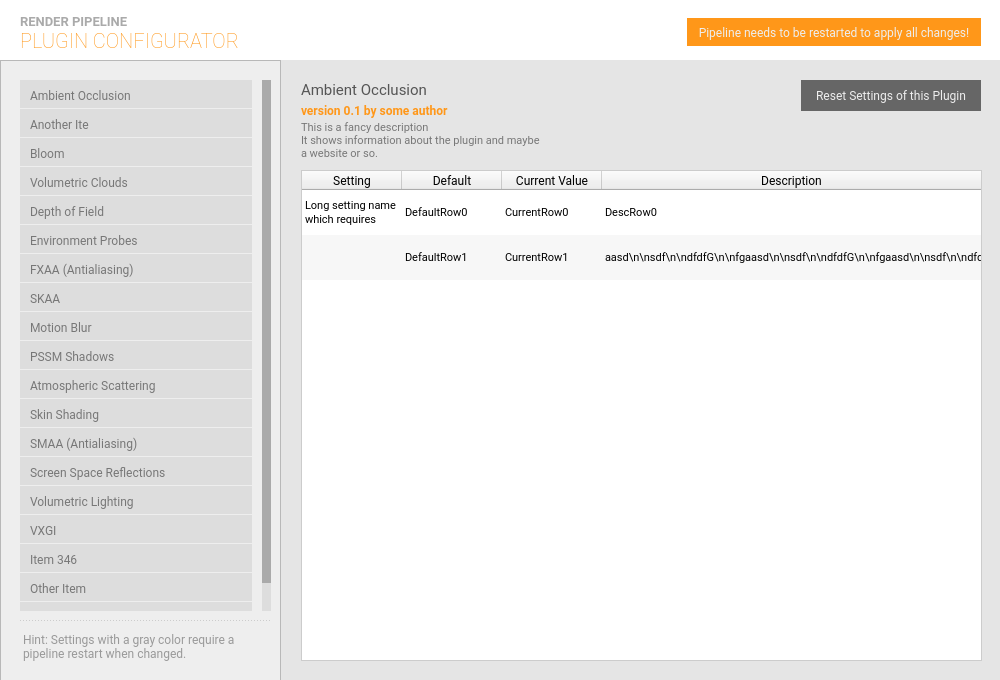
<?xml version="1.0" encoding="UTF-8"?>
<ui version="4.0">
 <class>MainWindow</class>
 <widget class="QMainWindow" name="MainWindow">
  <property name="geometry">
   <rect>
    <x>0</x>
    <y>0</y>
    <width>1000</width>
    <height>680</height>
   </rect>
  </property>
  <property name="sizePolicy">
   <sizepolicy hsizetype="Fixed" vsizetype="Fixed">
    <horstretch>0</horstretch>
    <verstretch>0</verstretch>
   </sizepolicy>
  </property>
  <property name="minimumSize">
   <size>
    <width>1000</width>
    <height>680</height>
   </size>
  </property>
  <property name="maximumSize">
   <size>
    <width>1000</width>
    <height>680</height>
   </size>
  </property>
  <property name="windowTitle">
   <string>Plugin Configurator</string>
  </property>
  <property name="windowIcon">
   <iconset resource="resources.qrc">
    <normaloff>:/icon/res/icon.png</normaloff>:/icon/res/icon.png</iconset>
  </property>
  <property name="styleSheet">
   <string notr="true">QMainWindow { background: #fff;}
*, QLabel { font-family: Roboto; font-weight: 300; }

QScrollBar {
	background: #eee;
}


QScrollBar:vertical {
                        width: 9px;
	margin: 0;
                      }

                      QScrollBar::handle:vertical {
                        min-height: 15px;
						background: #aaa;

                      }


                      QScrollBar::handle:vertical:hover {
                        
						background: #999;

                      }
                      QScrollBar::add-line:vertical {
                      }

                      QScrollBar::sub-line:vertical {
                      }


                      QScrollBar::add-page:vertical {
                        background: #ddd;

                      }
                      QScrollBar::sub-page:vertical {
                        background: #ddd;
					}
</string>
  </property>
  <widget class="QWidget" name="centralwidget">
   <widget class="QListWidget" name="lst_plugins">
    <property name="geometry">
     <rect>
      <x>20</x>
      <y>80</y>
      <width>251</width>
      <height>531</height>
     </rect>
    </property>
    <property name="styleSheet">
     <string notr="true">QListWidget::item {
padding: 8px 7px 5px;
background: #ddd;
outline: 0 !important;
margin-bottom: 1px;
margin-right: 10px;
color: #777;
font-weight: 500;
border: 0;
border-radius: 0;
}

QListWidget::item:hover {
background: #ccc;
}

QListWidget::item:selected {
background: #555;
color: #eee;
}

QListWidget {
padding: 0;
color: #eee;
background: transparent;
/*
background: #222;
padding: 5px 8px;
border: 1px solid #444;
*/
}

* {
outline: 0;
}

</string>
    </property>
    <property name="frameShape">
     <enum>QFrame::NoFrame</enum>
    </property>
    <property name="lineWidth">
     <number>0</number>
    </property>
    <item>
     <property name="text">
      <string>Ambient Occlusion</string>
     </property>
    </item>
    <item>
     <property name="text">
      <string>Another Ite</string>
     </property>
    </item>
    <item>
     <property name="text">
      <string>Bloom</string>
     </property>
    </item>
    <item>
     <property name="text">
      <string>Volumetric Clouds</string>
     </property>
    </item>
    <item>
     <property name="text">
      <string>Depth of Field</string>
     </property>
    </item>
    <item>
     <property name="text">
      <string>Environment Probes</string>
     </property>
    </item>
    <item>
     <property name="text">
      <string>FXAA (Antialiasing)</string>
     </property>
    </item>
    <item>
     <property name="text">
      <string>SKAA</string>
     </property>
    </item>
    <item>
     <property name="text">
      <string>Motion Blur</string>
     </property>
    </item>
    <item>
     <property name="text">
      <string>PSSM Shadows</string>
     </property>
    </item>
    <item>
     <property name="text">
      <string>Atmospheric Scattering</string>
     </property>
    </item>
    <item>
     <property name="text">
      <string>Skin Shading</string>
     </property>
    </item>
    <item>
     <property name="text">
      <string>SMAA (Antialiasing)</string>
     </property>
    </item>
    <item>
     <property name="text">
      <string>Screen Space Reflections</string>
     </property>
    </item>
    <item>
     <property name="text">
      <string>Volumetric Lighting</string>
     </property>
    </item>
    <item>
     <property name="text">
      <string>VXGI</string>
     </property>
    </item>
    <item>
     <property name="text">
      <string>Item 346</string>
     </property>
    </item>
    <item>
     <property name="text">
      <string>Other Item</string>
     </property>
    </item>
    <item>
     <property name="text">
      <string>Other Item to force scrollbars</string>
     </property>
    </item>
   </widget>
   <widget class="QFrame" name="frame_details">
    <property name="geometry">
     <rect>
      <x>281</x>
      <y>60</y>
      <width>721</width>
      <height>621</height>
     </rect>
    </property>
    <property name="palette">
     <palette>
      <active>
       <colorrole role="WindowText">
        <brush brushstyle="SolidPattern">
         <color alpha="255">
          <red>255</red>
          <green>255</green>
          <blue>255</blue>
         </color>
        </brush>
       </colorrole>
       <colorrole role="Button">
        <brush brushstyle="SolidPattern">
         <color alpha="255">
          <red>229</red>
          <green>229</green>
          <blue>229</blue>
         </color>
        </brush>
       </colorrole>
       <colorrole role="Light">
        <brush brushstyle="SolidPattern">
         <color alpha="255">
          <red>63</red>
          <green>63</green>
          <blue>63</blue>
         </color>
        </brush>
       </colorrole>
       <colorrole role="Midlight">
        <brush brushstyle="SolidPattern">
         <color alpha="255">
          <red>52</red>
          <green>52</green>
          <blue>52</blue>
         </color>
        </brush>
       </colorrole>
       <colorrole role="Dark">
        <brush brushstyle="SolidPattern">
         <color alpha="255">
          <red>21</red>
          <green>21</green>
          <blue>21</blue>
         </color>
        </brush>
       </colorrole>
       <colorrole role="Mid">
        <brush brushstyle="SolidPattern">
         <color alpha="255">
          <red>28</red>
          <green>28</green>
          <blue>28</blue>
         </color>
        </brush>
       </colorrole>
       <colorrole role="Text">
        <brush brushstyle="SolidPattern">
         <color alpha="255">
          <red>255</red>
          <green>255</green>
          <blue>255</blue>
         </color>
        </brush>
       </colorrole>
       <colorrole role="BrightText">
        <brush brushstyle="SolidPattern">
         <color alpha="255">
          <red>255</red>
          <green>255</green>
          <blue>255</blue>
         </color>
        </brush>
       </colorrole>
       <colorrole role="ButtonText">
        <brush brushstyle="SolidPattern">
         <color alpha="255">
          <red>255</red>
          <green>255</green>
          <blue>255</blue>
         </color>
        </brush>
       </colorrole>
       <colorrole role="Base">
        <brush brushstyle="SolidPattern">
         <color alpha="255">
          <red>229</red>
          <green>229</green>
          <blue>229</blue>
         </color>
        </brush>
       </colorrole>
       <colorrole role="Window">
        <brush brushstyle="SolidPattern">
         <color alpha="255">
          <red>229</red>
          <green>229</green>
          <blue>229</blue>
         </color>
        </brush>
       </colorrole>
       <colorrole role="Shadow">
        <brush brushstyle="SolidPattern">
         <color alpha="255">
          <red>0</red>
          <green>0</green>
          <blue>0</blue>
         </color>
        </brush>
       </colorrole>
       <colorrole role="AlternateBase">
        <brush brushstyle="SolidPattern">
         <color alpha="255">
          <red>21</red>
          <green>21</green>
          <blue>21</blue>
         </color>
        </brush>
       </colorrole>
       <colorrole role="ToolTipBase">
        <brush brushstyle="SolidPattern">
         <color alpha="255">
          <red>255</red>
          <green>255</green>
          <blue>220</blue>
         </color>
        </brush>
       </colorrole>
       <colorrole role="ToolTipText">
        <brush brushstyle="SolidPattern">
         <color alpha="255">
          <red>0</red>
          <green>0</green>
          <blue>0</blue>
         </color>
        </brush>
       </colorrole>
      </active>
      <inactive>
       <colorrole role="WindowText">
        <brush brushstyle="SolidPattern">
         <color alpha="255">
          <red>255</red>
          <green>255</green>
          <blue>255</blue>
         </color>
        </brush>
       </colorrole>
       <colorrole role="Button">
        <brush brushstyle="SolidPattern">
         <color alpha="255">
          <red>229</red>
          <green>229</green>
          <blue>229</blue>
         </color>
        </brush>
       </colorrole>
       <colorrole role="Light">
        <brush brushstyle="SolidPattern">
         <color alpha="255">
          <red>63</red>
          <green>63</green>
          <blue>63</blue>
         </color>
        </brush>
       </colorrole>
       <colorrole role="Midlight">
        <brush brushstyle="SolidPattern">
         <color alpha="255">
          <red>52</red>
          <green>52</green>
          <blue>52</blue>
         </color>
        </brush>
       </colorrole>
       <colorrole role="Dark">
        <brush brushstyle="SolidPattern">
         <color alpha="255">
          <red>21</red>
          <green>21</green>
          <blue>21</blue>
         </color>
        </brush>
       </colorrole>
       <colorrole role="Mid">
        <brush brushstyle="SolidPattern">
         <color alpha="255">
          <red>28</red>
          <green>28</green>
          <blue>28</blue>
         </color>
        </brush>
       </colorrole>
       <colorrole role="Text">
        <brush brushstyle="SolidPattern">
         <color alpha="255">
          <red>255</red>
          <green>255</green>
          <blue>255</blue>
         </color>
        </brush>
       </colorrole>
       <colorrole role="BrightText">
        <brush brushstyle="SolidPattern">
         <color alpha="255">
          <red>255</red>
          <green>255</green>
          <blue>255</blue>
         </color>
        </brush>
       </colorrole>
       <colorrole role="ButtonText">
        <brush brushstyle="SolidPattern">
         <color alpha="255">
          <red>255</red>
          <green>255</green>
          <blue>255</blue>
         </color>
        </brush>
       </colorrole>
       <colorrole role="Base">
        <brush brushstyle="SolidPattern">
         <color alpha="255">
          <red>229</red>
          <green>229</green>
          <blue>229</blue>
         </color>
        </brush>
       </colorrole>
       <colorrole role="Window">
        <brush brushstyle="SolidPattern">
         <color alpha="255">
          <red>229</red>
          <green>229</green>
          <blue>229</blue>
         </color>
        </brush>
       </colorrole>
       <colorrole role="Shadow">
        <brush brushstyle="SolidPattern">
         <color alpha="255">
          <red>0</red>
          <green>0</green>
          <blue>0</blue>
         </color>
        </brush>
       </colorrole>
       <colorrole role="AlternateBase">
        <brush brushstyle="SolidPattern">
         <color alpha="255">
          <red>21</red>
          <green>21</green>
          <blue>21</blue>
         </color>
        </brush>
       </colorrole>
       <colorrole role="ToolTipBase">
        <brush brushstyle="SolidPattern">
         <color alpha="255">
          <red>255</red>
          <green>255</green>
          <blue>220</blue>
         </color>
        </brush>
       </colorrole>
       <colorrole role="ToolTipText">
        <brush brushstyle="SolidPattern">
         <color alpha="255">
          <red>0</red>
          <green>0</green>
          <blue>0</blue>
         </color>
        </brush>
       </colorrole>
      </inactive>
      <disabled>
       <colorrole role="WindowText">
        <brush brushstyle="SolidPattern">
         <color alpha="255">
          <red>21</red>
          <green>21</green>
          <blue>21</blue>
         </color>
        </brush>
       </colorrole>
       <colorrole role="Button">
        <brush brushstyle="SolidPattern">
         <color alpha="255">
          <red>229</red>
          <green>229</green>
          <blue>229</blue>
         </color>
        </brush>
       </colorrole>
       <colorrole role="Light">
        <brush brushstyle="SolidPattern">
         <color alpha="255">
          <red>63</red>
          <green>63</green>
          <blue>63</blue>
         </color>
        </brush>
       </colorrole>
       <colorrole role="Midlight">
        <brush brushstyle="SolidPattern">
         <color alpha="255">
          <red>52</red>
          <green>52</green>
          <blue>52</blue>
         </color>
        </brush>
       </colorrole>
       <colorrole role="Dark">
        <brush brushstyle="SolidPattern">
         <color alpha="255">
          <red>21</red>
          <green>21</green>
          <blue>21</blue>
         </color>
        </brush>
       </colorrole>
       <colorrole role="Mid">
        <brush brushstyle="SolidPattern">
         <color alpha="255">
          <red>28</red>
          <green>28</green>
          <blue>28</blue>
         </color>
        </brush>
       </colorrole>
       <colorrole role="Text">
        <brush brushstyle="SolidPattern">
         <color alpha="255">
          <red>21</red>
          <green>21</green>
          <blue>21</blue>
         </color>
        </brush>
       </colorrole>
       <colorrole role="BrightText">
        <brush brushstyle="SolidPattern">
         <color alpha="255">
          <red>255</red>
          <green>255</green>
          <blue>255</blue>
         </color>
        </brush>
       </colorrole>
       <colorrole role="ButtonText">
        <brush brushstyle="SolidPattern">
         <color alpha="255">
          <red>21</red>
          <green>21</green>
          <blue>21</blue>
         </color>
        </brush>
       </colorrole>
       <colorrole role="Base">
        <brush brushstyle="SolidPattern">
         <color alpha="255">
          <red>229</red>
          <green>229</green>
          <blue>229</blue>
         </color>
        </brush>
       </colorrole>
       <colorrole role="Window">
        <brush brushstyle="SolidPattern">
         <color alpha="255">
          <red>229</red>
          <green>229</green>
          <blue>229</blue>
         </color>
        </brush>
       </colorrole>
       <colorrole role="Shadow">
        <brush brushstyle="SolidPattern">
         <color alpha="255">
          <red>0</red>
          <green>0</green>
          <blue>0</blue>
         </color>
        </brush>
       </colorrole>
       <colorrole role="AlternateBase">
        <brush brushstyle="SolidPattern">
         <color alpha="255">
          <red>42</red>
          <green>42</green>
          <blue>42</blue>
         </color>
        </brush>
       </colorrole>
       <colorrole role="ToolTipBase">
        <brush brushstyle="SolidPattern">
         <color alpha="255">
          <red>255</red>
          <green>255</green>
          <blue>220</blue>
         </color>
        </brush>
       </colorrole>
       <colorrole role="ToolTipText">
        <brush brushstyle="SolidPattern">
         <color alpha="255">
          <red>0</red>
          <green>0</green>
          <blue>0</blue>
         </color>
        </brush>
       </colorrole>
      </disabled>
     </palette>
    </property>
    <property name="autoFillBackground">
     <bool>false</bool>
    </property>
    <property name="styleSheet">
     <string notr="true">#frame_details { background: #e5e5e5; }</string>
    </property>
    <property name="frameShape">
     <enum>QFrame::NoFrame</enum>
    </property>
    <property name="frameShadow">
     <enum>QFrame::Plain</enum>
    </property>
    <property name="lineWidth">
     <number>1</number>
    </property>
    <widget class="QLabel" name="lbl_plugin_version">
     <property name="geometry">
      <rect>
       <x>20</x>
       <y>40</y>
       <width>391</width>
       <height>21</height>
      </rect>
     </property>
     <property name="palette">
      <palette>
       <active>
        <colorrole role="WindowText">
         <brush brushstyle="SolidPattern">
          <color alpha="255">
           <red>255</red>
           <green>151</green>
           <blue>25</blue>
          </color>
         </brush>
        </colorrole>
        <colorrole role="Button">
         <brush brushstyle="SolidPattern">
          <color alpha="255">
           <red>236</red>
           <green>236</green>
           <blue>236</blue>
          </color>
         </brush>
        </colorrole>
        <colorrole role="Text">
         <brush brushstyle="SolidPattern">
          <color alpha="255">
           <red>255</red>
           <green>151</green>
           <blue>25</blue>
          </color>
         </brush>
        </colorrole>
        <colorrole role="ButtonText">
         <brush brushstyle="SolidPattern">
          <color alpha="255">
           <red>255</red>
           <green>151</green>
           <blue>25</blue>
          </color>
         </brush>
        </colorrole>
        <colorrole role="Base">
         <brush brushstyle="SolidPattern">
          <color alpha="255">
           <red>236</red>
           <green>236</green>
           <blue>236</blue>
          </color>
         </brush>
        </colorrole>
        <colorrole role="Window">
         <brush brushstyle="SolidPattern">
          <color alpha="255">
           <red>236</red>
           <green>236</green>
           <blue>236</blue>
          </color>
         </brush>
        </colorrole>
       </active>
       <inactive>
        <colorrole role="WindowText">
         <brush brushstyle="SolidPattern">
          <color alpha="255">
           <red>255</red>
           <green>151</green>
           <blue>25</blue>
          </color>
         </brush>
        </colorrole>
        <colorrole role="Button">
         <brush brushstyle="SolidPattern">
          <color alpha="255">
           <red>236</red>
           <green>236</green>
           <blue>236</blue>
          </color>
         </brush>
        </colorrole>
        <colorrole role="Text">
         <brush brushstyle="SolidPattern">
          <color alpha="255">
           <red>255</red>
           <green>151</green>
           <blue>25</blue>
          </color>
         </brush>
        </colorrole>
        <colorrole role="ButtonText">
         <brush brushstyle="SolidPattern">
          <color alpha="255">
           <red>255</red>
           <green>151</green>
           <blue>25</blue>
          </color>
         </brush>
        </colorrole>
        <colorrole role="Base">
         <brush brushstyle="SolidPattern">
          <color alpha="255">
           <red>236</red>
           <green>236</green>
           <blue>236</blue>
          </color>
         </brush>
        </colorrole>
        <colorrole role="Window">
         <brush brushstyle="SolidPattern">
          <color alpha="255">
           <red>236</red>
           <green>236</green>
           <blue>236</blue>
          </color>
         </brush>
        </colorrole>
       </inactive>
       <disabled>
        <colorrole role="WindowText">
         <brush brushstyle="SolidPattern">
          <color alpha="255">
           <red>255</red>
           <green>151</green>
           <blue>25</blue>
          </color>
         </brush>
        </colorrole>
        <colorrole role="Button">
         <brush brushstyle="SolidPattern">
          <color alpha="255">
           <red>236</red>
           <green>236</green>
           <blue>236</blue>
          </color>
         </brush>
        </colorrole>
        <colorrole role="Text">
         <brush brushstyle="SolidPattern">
          <color alpha="255">
           <red>255</red>
           <green>151</green>
           <blue>25</blue>
          </color>
         </brush>
        </colorrole>
        <colorrole role="ButtonText">
         <brush brushstyle="SolidPattern">
          <color alpha="255">
           <red>255</red>
           <green>151</green>
           <blue>25</blue>
          </color>
         </brush>
        </colorrole>
        <colorrole role="Base">
         <brush brushstyle="SolidPattern">
          <color alpha="255">
           <red>236</red>
           <green>236</green>
           <blue>236</blue>
          </color>
         </brush>
        </colorrole>
        <colorrole role="Window">
         <brush brushstyle="SolidPattern">
          <color alpha="255">
           <red>236</red>
           <green>236</green>
           <blue>236</blue>
          </color>
         </brush>
        </colorrole>
       </disabled>
      </palette>
     </property>
     <property name="font">
      <font>
       <family>Roboto</family>
       <weight>75</weight>
       <bold>true</bold>
      </font>
     </property>
     <property name="styleSheet">
      <string notr="true">color: #ff9719; border: 0; border-radius: 4px; font-weight: bold;</string>
     </property>
     <property name="text">
      <string>version 0.1 by some author</string>
     </property>
     <property name="textFormat">
      <enum>Qt::PlainText</enum>
     </property>
     <property name="alignment">
      <set>Qt::AlignLeading|Qt::AlignLeft|Qt::AlignVCenter</set>
     </property>
    </widget>
    <widget class="QLabel" name="lbl_plugin_desc">
     <property name="geometry">
      <rect>
       <x>20</x>
       <y>60</y>
       <width>441</width>
       <height>51</height>
      </rect>
     </property>
     <property name="styleSheet">
      <string notr="true">color: #777; border: 0; font-size: 11px;</string>
     </property>
     <property name="text">
      <string>This is a fancy description
It shows information about the plugin and maybe
a website or so.</string>
     </property>
     <property name="textFormat">
      <enum>Qt::PlainText</enum>
     </property>
     <property name="alignment">
      <set>Qt::AlignLeading|Qt::AlignLeft|Qt::AlignTop</set>
     </property>
     <property name="wordWrap">
      <bool>true</bool>
     </property>
    </widget>
    <widget class="QTableWidget" name="table_plugin_settings">
     <property name="geometry">
      <rect>
       <x>20</x>
       <y>110</y>
       <width>681</width>
       <height>491</height>
      </rect>
     </property>
     <property name="palette">
      <palette>
       <active>
        <colorrole role="WindowText">
         <brush brushstyle="SolidPattern">
          <color alpha="255">
           <red>0</red>
           <green>0</green>
           <blue>0</blue>
          </color>
         </brush>
        </colorrole>
        <colorrole role="Button">
         <brush brushstyle="SolidPattern">
          <color alpha="255">
           <red>240</red>
           <green>240</green>
           <blue>240</blue>
          </color>
         </brush>
        </colorrole>
        <colorrole role="Light">
         <brush brushstyle="SolidPattern">
          <color alpha="255">
           <red>255</red>
           <green>255</green>
           <blue>255</blue>
          </color>
         </brush>
        </colorrole>
        <colorrole role="Midlight">
         <brush brushstyle="SolidPattern">
          <color alpha="255">
           <red>247</red>
           <green>247</green>
           <blue>247</blue>
          </color>
         </brush>
        </colorrole>
        <colorrole role="Dark">
         <brush brushstyle="SolidPattern">
          <color alpha="255">
           <red>120</red>
           <green>120</green>
           <blue>120</blue>
          </color>
         </brush>
        </colorrole>
        <colorrole role="Mid">
         <brush brushstyle="SolidPattern">
          <color alpha="255">
           <red>160</red>
           <green>160</green>
           <blue>160</blue>
          </color>
         </brush>
        </colorrole>
        <colorrole role="Text">
         <brush brushstyle="SolidPattern">
          <color alpha="255">
           <red>0</red>
           <green>0</green>
           <blue>0</blue>
          </color>
         </brush>
        </colorrole>
        <colorrole role="BrightText">
         <brush brushstyle="SolidPattern">
          <color alpha="255">
           <red>255</red>
           <green>255</green>
           <blue>255</blue>
          </color>
         </brush>
        </colorrole>
        <colorrole role="ButtonText">
         <brush brushstyle="SolidPattern">
          <color alpha="255">
           <red>0</red>
           <green>0</green>
           <blue>0</blue>
          </color>
         </brush>
        </colorrole>
        <colorrole role="Base">
         <brush brushstyle="SolidPattern">
          <color alpha="255">
           <red>255</red>
           <green>255</green>
           <blue>255</blue>
          </color>
         </brush>
        </colorrole>
        <colorrole role="Window">
         <brush brushstyle="SolidPattern">
          <color alpha="255">
           <red>240</red>
           <green>240</green>
           <blue>240</blue>
          </color>
         </brush>
        </colorrole>
        <colorrole role="Shadow">
         <brush brushstyle="SolidPattern">
          <color alpha="255">
           <red>0</red>
           <green>0</green>
           <blue>0</blue>
          </color>
         </brush>
        </colorrole>
        <colorrole role="AlternateBase">
         <brush brushstyle="SolidPattern">
          <color alpha="255">
           <red>247</red>
           <green>247</green>
           <blue>247</blue>
          </color>
         </brush>
        </colorrole>
        <colorrole role="ToolTipBase">
         <brush brushstyle="SolidPattern">
          <color alpha="255">
           <red>255</red>
           <green>255</green>
           <blue>220</blue>
          </color>
         </brush>
        </colorrole>
        <colorrole role="ToolTipText">
         <brush brushstyle="SolidPattern">
          <color alpha="255">
           <red>0</red>
           <green>0</green>
           <blue>0</blue>
          </color>
         </brush>
        </colorrole>
       </active>
       <inactive>
        <colorrole role="WindowText">
         <brush brushstyle="SolidPattern">
          <color alpha="255">
           <red>0</red>
           <green>0</green>
           <blue>0</blue>
          </color>
         </brush>
        </colorrole>
        <colorrole role="Button">
         <brush brushstyle="SolidPattern">
          <color alpha="255">
           <red>240</red>
           <green>240</green>
           <blue>240</blue>
          </color>
         </brush>
        </colorrole>
        <colorrole role="Light">
         <brush brushstyle="SolidPattern">
          <color alpha="255">
           <red>255</red>
           <green>255</green>
           <blue>255</blue>
          </color>
         </brush>
        </colorrole>
        <colorrole role="Midlight">
         <brush brushstyle="SolidPattern">
          <color alpha="255">
           <red>247</red>
           <green>247</green>
           <blue>247</blue>
          </color>
         </brush>
        </colorrole>
        <colorrole role="Dark">
         <brush brushstyle="SolidPattern">
          <color alpha="255">
           <red>120</red>
           <green>120</green>
           <blue>120</blue>
          </color>
         </brush>
        </colorrole>
        <colorrole role="Mid">
         <brush brushstyle="SolidPattern">
          <color alpha="255">
           <red>160</red>
           <green>160</green>
           <blue>160</blue>
          </color>
         </brush>
        </colorrole>
        <colorrole role="Text">
         <brush brushstyle="SolidPattern">
          <color alpha="255">
           <red>0</red>
           <green>0</green>
           <blue>0</blue>
          </color>
         </brush>
        </colorrole>
        <colorrole role="BrightText">
         <brush brushstyle="SolidPattern">
          <color alpha="255">
           <red>255</red>
           <green>255</green>
           <blue>255</blue>
          </color>
         </brush>
        </colorrole>
        <colorrole role="ButtonText">
         <brush brushstyle="SolidPattern">
          <color alpha="255">
           <red>0</red>
           <green>0</green>
           <blue>0</blue>
          </color>
         </brush>
        </colorrole>
        <colorrole role="Base">
         <brush brushstyle="SolidPattern">
          <color alpha="255">
           <red>255</red>
           <green>255</green>
           <blue>255</blue>
          </color>
         </brush>
        </colorrole>
        <colorrole role="Window">
         <brush brushstyle="SolidPattern">
          <color alpha="255">
           <red>240</red>
           <green>240</green>
           <blue>240</blue>
          </color>
         </brush>
        </colorrole>
        <colorrole role="Shadow">
         <brush brushstyle="SolidPattern">
          <color alpha="255">
           <red>0</red>
           <green>0</green>
           <blue>0</blue>
          </color>
         </brush>
        </colorrole>
        <colorrole role="AlternateBase">
         <brush brushstyle="SolidPattern">
          <color alpha="255">
           <red>247</red>
           <green>247</green>
           <blue>247</blue>
          </color>
         </brush>
        </colorrole>
        <colorrole role="ToolTipBase">
         <brush brushstyle="SolidPattern">
          <color alpha="255">
           <red>255</red>
           <green>255</green>
           <blue>220</blue>
          </color>
         </brush>
        </colorrole>
        <colorrole role="ToolTipText">
         <brush brushstyle="SolidPattern">
          <color alpha="255">
           <red>0</red>
           <green>0</green>
           <blue>0</blue>
          </color>
         </brush>
        </colorrole>
       </inactive>
       <disabled>
        <colorrole role="WindowText">
         <brush brushstyle="SolidPattern">
          <color alpha="255">
           <red>120</red>
           <green>120</green>
           <blue>120</blue>
          </color>
         </brush>
        </colorrole>
        <colorrole role="Button">
         <brush brushstyle="SolidPattern">
          <color alpha="255">
           <red>240</red>
           <green>240</green>
           <blue>240</blue>
          </color>
         </brush>
        </colorrole>
        <colorrole role="Light">
         <brush brushstyle="SolidPattern">
          <color alpha="255">
           <red>255</red>
           <green>255</green>
           <blue>255</blue>
          </color>
         </brush>
        </colorrole>
        <colorrole role="Midlight">
         <brush brushstyle="SolidPattern">
          <color alpha="255">
           <red>247</red>
           <green>247</green>
           <blue>247</blue>
          </color>
         </brush>
        </colorrole>
        <colorrole role="Dark">
         <brush brushstyle="SolidPattern">
          <color alpha="255">
           <red>120</red>
           <green>120</green>
           <blue>120</blue>
          </color>
         </brush>
        </colorrole>
        <colorrole role="Mid">
         <brush brushstyle="SolidPattern">
          <color alpha="255">
           <red>160</red>
           <green>160</green>
           <blue>160</blue>
          </color>
         </brush>
        </colorrole>
        <colorrole role="Text">
         <brush brushstyle="SolidPattern">
          <color alpha="255">
           <red>120</red>
           <green>120</green>
           <blue>120</blue>
          </color>
         </brush>
        </colorrole>
        <colorrole role="BrightText">
         <brush brushstyle="SolidPattern">
          <color alpha="255">
           <red>255</red>
           <green>255</green>
           <blue>255</blue>
          </color>
         </brush>
        </colorrole>
        <colorrole role="ButtonText">
         <brush brushstyle="SolidPattern">
          <color alpha="255">
           <red>120</red>
           <green>120</green>
           <blue>120</blue>
          </color>
         </brush>
        </colorrole>
        <colorrole role="Base">
         <brush brushstyle="SolidPattern">
          <color alpha="255">
           <red>240</red>
           <green>240</green>
           <blue>240</blue>
          </color>
         </brush>
        </colorrole>
        <colorrole role="Window">
         <brush brushstyle="SolidPattern">
          <color alpha="255">
           <red>240</red>
           <green>240</green>
           <blue>240</blue>
          </color>
         </brush>
        </colorrole>
        <colorrole role="Shadow">
         <brush brushstyle="SolidPattern">
          <color alpha="255">
           <red>0</red>
           <green>0</green>
           <blue>0</blue>
          </color>
         </brush>
        </colorrole>
        <colorrole role="AlternateBase">
         <brush brushstyle="SolidPattern">
          <color alpha="255">
           <red>240</red>
           <green>240</green>
           <blue>240</blue>
          </color>
         </brush>
        </colorrole>
        <colorrole role="ToolTipBase">
         <brush brushstyle="SolidPattern">
          <color alpha="255">
           <red>255</red>
           <green>255</green>
           <blue>220</blue>
          </color>
         </brush>
        </colorrole>
        <colorrole role="ToolTipText">
         <brush brushstyle="SolidPattern">
          <color alpha="255">
           <red>0</red>
           <green>0</green>
           <blue>0</blue>
          </color>
         </brush>
        </colorrole>
       </disabled>
      </palette>
     </property>
     <property name="font">
      <font>
       <family>Roboto</family>
       <pointsize>-1</pointsize>
       <weight>37</weight>
       <bold>false</bold>
      </font>
     </property>
     <property name="styleSheet">
      <string notr="true">QTableWidget { border: 1px solid #ccc; font-family: Roboto; font-size: 11px; }</string>
     </property>
     <property name="frameShape">
      <enum>QFrame::StyledPanel</enum>
     </property>
     <property name="verticalScrollBarPolicy">
      <enum>Qt::ScrollBarAsNeeded</enum>
     </property>
     <property name="horizontalScrollBarPolicy">
      <enum>Qt::ScrollBarAlwaysOff</enum>
     </property>
     <property name="editTriggers">
      <set>QAbstractItemView::NoEditTriggers</set>
     </property>
     <property name="showDropIndicator" stdset="0">
      <bool>false</bool>
     </property>
     <property name="dragDropOverwriteMode">
      <bool>false</bool>
     </property>
     <property name="alternatingRowColors">
      <bool>true</bool>
     </property>
     <property name="selectionMode">
      <enum>QAbstractItemView::NoSelection</enum>
     </property>
     <property name="selectionBehavior">
      <enum>QAbstractItemView::SelectRows</enum>
     </property>
     <property name="textElideMode">
      <enum>Qt::ElideNone</enum>
     </property>
     <property name="verticalScrollMode">
      <enum>QAbstractItemView::ScrollPerPixel</enum>
     </property>
     <property name="horizontalScrollMode">
      <enum>QAbstractItemView::ScrollPerPixel</enum>
     </property>
     <property name="showGrid">
      <bool>false</bool>
     </property>
     <property name="gridStyle">
      <enum>Qt::NoPen</enum>
     </property>
     <property name="wordWrap">
      <bool>true</bool>
     </property>
     <property name="cornerButtonEnabled">
      <bool>true</bool>
     </property>
     <attribute name="horizontalHeaderVisible">
      <bool>true</bool>
     </attribute>
     <attribute name="horizontalHeaderCascadingSectionResizes">
      <bool>false</bool>
     </attribute>
     <attribute name="horizontalHeaderHighlightSections">
      <bool>true</bool>
     </attribute>
     <attribute name="horizontalHeaderShowSortIndicator" stdset="0">
      <bool>false</bool>
     </attribute>
     <attribute name="horizontalHeaderStretchLastSection">
      <bool>true</bool>
     </attribute>
     <attribute name="verticalHeaderVisible">
      <bool>false</bool>
     </attribute>
     <attribute name="verticalHeaderCascadingSectionResizes">
      <bool>false</bool>
     </attribute>
     <attribute name="verticalHeaderDefaultSectionSize">
      <number>45</number>
     </attribute>
     <attribute name="verticalHeaderShowSortIndicator" stdset="0">
      <bool>false</bool>
     </attribute>
     <attribute name="verticalHeaderStretchLastSection">
      <bool>false</bool>
     </attribute>
     <row>
      <property name="text">
       <string>Row</string>
      </property>
      <property name="textAlignment">
       <set>AlignHCenter|AlignVCenter|AlignCenter</set>
      </property>
     </row>
     <row>
      <property name="text">
       <string>Row2</string>
      </property>
     </row>
     <column>
      <property name="text">
       <string>Setting</string>
      </property>
     </column>
     <column>
      <property name="text">
       <string>Default</string>
      </property>
      <property name="textAlignment">
       <set>AlignHCenter|AlignVCenter|AlignCenter</set>
      </property>
     </column>
     <column>
      <property name="text">
       <string>Current Value</string>
      </property>
     </column>
     <column>
      <property name="text">
       <string>Description</string>
      </property>
     </column>
     <item row="0" column="0">
      <property name="text">
       <string>Long setting name which requires</string>
      </property>
     </item>
     <item row="0" column="1">
      <property name="text">
       <string>DefaultRow0</string>
      </property>
     </item>
     <item row="0" column="2">
      <property name="text">
       <string>CurrentRow0</string>
      </property>
     </item>
     <item row="0" column="3">
      <property name="text">
       <string>DescRow0</string>
      </property>
     </item>
     <item row="1" column="1">
      <property name="text">
       <string>DefaultRow1</string>
      </property>
     </item>
     <item row="1" column="2">
      <property name="text">
       <string>CurrentRow1</string>
      </property>
     </item>
     <item row="1" column="3">
      <property name="text">
       <string>aasd\n\nsdf\n\ndfdfG\n\nfgaasd\n\nsdf\n\ndfdfG\n\nfgaasd\n\nsdf\n\ndfdfG\n\nfgaasd\n\nsdf\n\ndfdfG\n\nfgaasd\n\nsdf\n\ndfdfG\n\nfgaasd\n\nsdf\n\ndfdfG\n\nfgaasd\n\nsdf\n\ndfdfG\n\nfgaasd\n\nsdf\n\ndfdfG\n\nfgaasd\n\nsdf\n\ndfdfG\n\nfgaasd\n\nsdf\n\ndfdfG\n\nfgaasd\n\nsdf\n\ndfdfG\n\nfgaasd\n\nsdf\n\ndfdfG\n\nfgaasd\n\nsdf\n\ndfdfG\n\nfgaasd\n\nsdf\n\ndfdfG\n\nfgaasd\n\nsdf\n\ndfdfG\n\nfgaasd\n\nsdf\n\ndfdfG\n\nfgaasd\n\nsdf\n\ndfdfG\n\nfgaasd\n\nsdf\n\ndfdfG\n\nfgaasd\n\nsdf\n\ndfdfG\n\nfgaasd\n\nsdf\n\ndfdfG\n\nfgaasd\n\nsdf\n\ndfdfG\n\nfgaasd\n\nsdf\n\ndfdfG\n\nfgaasd\n\nsdf\n\ndfdfG\n\nfgaasd\n\nsdf\n\ndfdfG\n\nfgaasd\n\nsdf\n\ndfdfG\n\nfgaasd\n\nsdf\n\ndfdfG\n\nfgaasd\n\nsdf\n\ndfdfG\n\nfgaasd\n\nsdf\n\ndfdfG\n\nfgaasd\n\nsdf\n\ndfdfG\n\nfgaasd\n\nsdf\n\ndfdfG\n\nfgaasd\n\nsdf\n\ndfdfG\n\nfgaasd\n\nsdf\n\ndfdfG\n\nfgaasd\n\nsdf\n\ndfdfG\n\nfgaasd\n\nsdf\n\ndfdfG\n\nfgaasd\n\nsdf\n\ndfdfG\n\nfgaasd\n\nsdf\n\ndfdfG\n\nfgaasd\n\nsdf\n\ndfdfG\n\nfgaasd\n\nsdf\n\ndfdfG\n\nfgaasd\n\nsdf\n\ndfdfG\n\nfgaasd\n\nsdf\n\ndfdfG\n\nfgaasd\n\nsdf\n\ndfdfG\n\nfgaasd\n\nsdf\n\ndfdfG\n\nfgaasd\n\nsdf\n\ndfdfG\n\nfgaasd\n\nsdf\n\ndfdfG\n\nfgaasd\n\nsdf\n\ndfdfG\n\nfgaasd\n\nsdf\n\ndfdfG\n\nfgaasd\n\nsdf\n\ndfdfG\n\nfgaasd\n\nsdf\n\ndfdfG\n\nfgaasd\n\nsdf\n\ndfdfG\n\nfgaasd\n\nsdf\n\ndfdfG\n\nfgaasd\n\nsdf\n\ndfdfG\n\nfgaasd\n\nsdf\n\ndfdfG\n\nfgaasd\n\nsdf\n\ndfdfG\n\nfgaasd\n\nsdf\n\ndfdfG\n\nfg</string>
      </property>
     </item>
    </widget>
    <widget class="QLabel" name="lbl_plugin_name">
     <property name="geometry">
      <rect>
       <x>20</x>
       <y>20</y>
       <width>391</width>
       <height>21</height>
      </rect>
     </property>
     <property name="font">
      <font>
       <family>Roboto</family>
       <pointsize>-1</pointsize>
       <weight>37</weight>
       <bold>false</bold>
      </font>
     </property>
     <property name="styleSheet">
      <string notr="true">color: #555; border: 0;  font-size: 15px;</string>
     </property>
     <property name="text">
      <string>Ambient Occlusion</string>
     </property>
     <property name="textFormat">
      <enum>Qt::RichText</enum>
     </property>
    </widget>
    <widget class="QPushButton" name="btn_reset_plugin_settings">
     <property name="geometry">
      <rect>
       <x>520</x>
       <y>20</y>
       <width>180</width>
       <height>31</height>
      </rect>
     </property>
     <property name="styleSheet">
      <string notr="true">QPushButton {
color: #eee;
background: #666;
border: 0; 
}

QPushButton:hover {
	background: #555;
}

QPushButton:pressed {
	background: #111;
}</string>
     </property>
     <property name="text">
      <string>Reset Settings of this Plugin</string>
     </property>
    </widget>
   </widget>
   <widget class="QFrame" name="frame">
    <property name="geometry">
     <rect>
      <x>0</x>
      <y>60</y>
      <width>281</width>
      <height>621</height>
     </rect>
    </property>
    <property name="autoFillBackground">
     <bool>false</bool>
    </property>
    <property name="styleSheet">
     <string notr="true">QFrame {background: #eee;}</string>
    </property>
    <property name="frameShape">
     <enum>QFrame::StyledPanel</enum>
    </property>
    <property name="frameShadow">
     <enum>QFrame::Raised</enum>
    </property>
    <widget class="QLabel" name="lbl_hint_restart">
     <property name="geometry">
      <rect>
       <x>20</x>
       <y>560</y>
       <width>251</width>
       <height>51</height>
      </rect>
     </property>
     <property name="palette">
      <palette>
       <active>
        <colorrole role="WindowText">
         <brush brushstyle="SolidPattern">
          <color alpha="255">
           <red>153</red>
           <green>153</green>
           <blue>153</blue>
          </color>
         </brush>
        </colorrole>
        <colorrole role="Button">
         <brush brushstyle="SolidPattern">
          <color alpha="255">
           <red>238</red>
           <green>238</green>
           <blue>238</blue>
          </color>
         </brush>
        </colorrole>
        <colorrole role="Text">
         <brush brushstyle="SolidPattern">
          <color alpha="255">
           <red>153</red>
           <green>153</green>
           <blue>153</blue>
          </color>
         </brush>
        </colorrole>
        <colorrole role="ButtonText">
         <brush brushstyle="SolidPattern">
          <color alpha="255">
           <red>153</red>
           <green>153</green>
           <blue>153</blue>
          </color>
         </brush>
        </colorrole>
        <colorrole role="Base">
         <brush brushstyle="SolidPattern">
          <color alpha="255">
           <red>238</red>
           <green>238</green>
           <blue>238</blue>
          </color>
         </brush>
        </colorrole>
        <colorrole role="Window">
         <brush brushstyle="SolidPattern">
          <color alpha="255">
           <red>238</red>
           <green>238</green>
           <blue>238</blue>
          </color>
         </brush>
        </colorrole>
       </active>
       <inactive>
        <colorrole role="WindowText">
         <brush brushstyle="SolidPattern">
          <color alpha="255">
           <red>153</red>
           <green>153</green>
           <blue>153</blue>
          </color>
         </brush>
        </colorrole>
        <colorrole role="Button">
         <brush brushstyle="SolidPattern">
          <color alpha="255">
           <red>238</red>
           <green>238</green>
           <blue>238</blue>
          </color>
         </brush>
        </colorrole>
        <colorrole role="Text">
         <brush brushstyle="SolidPattern">
          <color alpha="255">
           <red>153</red>
           <green>153</green>
           <blue>153</blue>
          </color>
         </brush>
        </colorrole>
        <colorrole role="ButtonText">
         <brush brushstyle="SolidPattern">
          <color alpha="255">
           <red>153</red>
           <green>153</green>
           <blue>153</blue>
          </color>
         </brush>
        </colorrole>
        <colorrole role="Base">
         <brush brushstyle="SolidPattern">
          <color alpha="255">
           <red>238</red>
           <green>238</green>
           <blue>238</blue>
          </color>
         </brush>
        </colorrole>
        <colorrole role="Window">
         <brush brushstyle="SolidPattern">
          <color alpha="255">
           <red>238</red>
           <green>238</green>
           <blue>238</blue>
          </color>
         </brush>
        </colorrole>
       </inactive>
       <disabled>
        <colorrole role="WindowText">
         <brush brushstyle="SolidPattern">
          <color alpha="255">
           <red>153</red>
           <green>153</green>
           <blue>153</blue>
          </color>
         </brush>
        </colorrole>
        <colorrole role="Button">
         <brush brushstyle="SolidPattern">
          <color alpha="255">
           <red>238</red>
           <green>238</green>
           <blue>238</blue>
          </color>
         </brush>
        </colorrole>
        <colorrole role="Text">
         <brush brushstyle="SolidPattern">
          <color alpha="255">
           <red>153</red>
           <green>153</green>
           <blue>153</blue>
          </color>
         </brush>
        </colorrole>
        <colorrole role="ButtonText">
         <brush brushstyle="SolidPattern">
          <color alpha="255">
           <red>153</red>
           <green>153</green>
           <blue>153</blue>
          </color>
         </brush>
        </colorrole>
        <colorrole role="Base">
         <brush brushstyle="SolidPattern">
          <color alpha="255">
           <red>238</red>
           <green>238</green>
           <blue>238</blue>
          </color>
         </brush>
        </colorrole>
        <colorrole role="Window">
         <brush brushstyle="SolidPattern">
          <color alpha="255">
           <red>238</red>
           <green>238</green>
           <blue>238</blue>
          </color>
         </brush>
        </colorrole>
       </disabled>
      </palette>
     </property>
     <property name="font">
      <font>
       <family>Roboto</family>
       <weight>37</weight>
       <bold>false</bold>
      </font>
     </property>
     <property name="styleSheet">
      <string notr="true">border-top: 1px dotted #aaa; color: #999; padding: 0;</string>
     </property>
     <property name="text">
      <string>Hint: Settings with a gray color require a pipeline restart when changed.</string>
     </property>
     <property name="textFormat">
      <enum>Qt::PlainText</enum>
     </property>
     <property name="scaledContents">
      <bool>false</bool>
     </property>
     <property name="alignment">
      <set>Qt::AlignLeading|Qt::AlignLeft|Qt::AlignVCenter</set>
     </property>
     <property name="wordWrap">
      <bool>true</bool>
     </property>
    </widget>
   </widget>
   <widget class="QLabel" name="lbl_restart_pipeline">
    <property name="geometry">
     <rect>
      <x>687</x>
      <y>18</y>
      <width>294</width>
      <height>28</height>
     </rect>
    </property>
    <property name="font">
     <font>
      <family>Roboto</family>
      <pointsize>-1</pointsize>
      <weight>37</weight>
      <bold>false</bold>
     </font>
    </property>
    <property name="autoFillBackground">
     <bool>false</bool>
    </property>
    <property name="styleSheet">
     <string notr="true">background: #ff9719; color: #eee; padding: 5px; border: 0; font-size: 12px;</string>
    </property>
    <property name="text">
     <string>Pipeline needs to be restarted to apply all changes!</string>
    </property>
    <property name="alignment">
     <set>Qt::AlignCenter</set>
    </property>
   </widget>
   <widget class="QLabel" name="label">
    <property name="geometry">
     <rect>
      <x>20</x>
      <y>25</y>
      <width>261</width>
      <height>31</height>
     </rect>
    </property>
    <property name="styleSheet">
     <string notr="true">font-size: 20px; color: #ff9719;
font-weight: 100;</string>
    </property>
    <property name="text">
     <string>PLUGIN CONFIGURATOR</string>
    </property>
   </widget>
   <widget class="QLabel" name="label_9">
    <property name="geometry">
     <rect>
      <x>20</x>
      <y>6</y>
      <width>261</width>
      <height>31</height>
     </rect>
    </property>
    <property name="styleSheet">
     <string notr="true">font-size: 13px;
color: #aaa;
font-weight: 600;</string>
    </property>
    <property name="text">
     <string>RENDER PIPELINE</string>
    </property>
   </widget>
   <zorder>frame</zorder>
   <zorder>lst_plugins</zorder>
   <zorder>lbl_restart_pipeline</zorder>
   <zorder>frame_details</zorder>
   <zorder>label</zorder>
   <zorder>label_9</zorder>
  </widget>
 </widget>
 <resources>
  <include location="resources.qrc"/>
 </resources>
 <connections/>
</ui>
